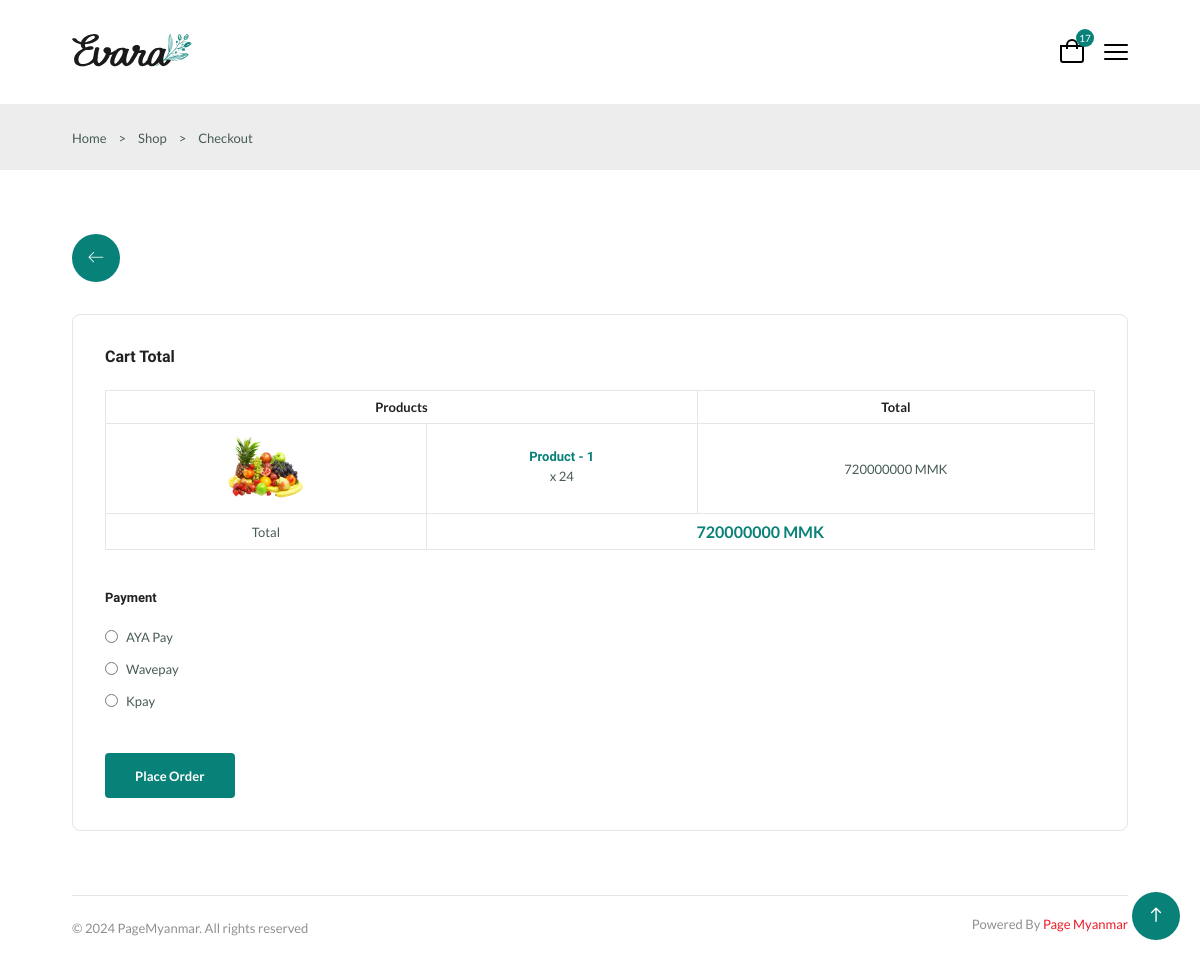
The page /checkout/1/ on the database its author committed.
### app/models.py (models this page shows, shortened)
class TableModel(models.Model):
    name = models.CharField(max_length=200)
    status = models.BooleanField(default=False)
    created_at = models.DateTimeField(auto_now_add=True)
    updated_at = models.DateTimeField(auto_now=True)

class ProductModel(models.Model):
    name = models.CharField(max_length=200)
    image = models.ImageField(upload_to='product/')
    size = models.ManyToManyField(SizeModel)
    meat = models.ManyToManyField(MeatModel)
    spicy = models.ManyToManyField(SpicyModel)
    price = models.IntegerField(default=0,null=True,blank=True)
    stock = models.BooleanField(default=False)
    category = models.ForeignKey(CategoryModel,on_delete=models.SET_NULL,null=True,default=None)
    created_at = models.DateTimeField(auto_now_add=True)
    updated_at = models.DateTimeField(auto_now=True)

class PaymentModel(models.Model):
    name = models.CharField(max_length=200)
    number = models.CharField(max_length=200,default=None,null=True,blank=True)
    created_at = models.DateTimeField(auto_now_add=True)
    updated_at = models.DateTimeField(auto_now=True)

### app/views.py (the view)
# urls.py: path('checkout/<int:id>/',Checkout),
@transaction.atomic
def Checkout(request, id):
    table = TableModel.objects.get(id=id)
    cart_items = CartModel.objects.filter(table=table, status=True)
    grouped_cart = defaultdict(lambda: {"quantity": 0, "total_price": 0, "product": None})
    for cart in cart_items:
        product_id = cart.product.id
        grouped_cart[product_id]["product"] = cart.product
        grouped_cart[product_id]["quantity"] += cart.quantity
        grouped_cart[product_id]["total_price"] += cart.total_price
    grouped_cart_items = list(grouped_cart.values())
    total = sum(item["total_price"] for item in grouped_cart_items)
    if request.method == "POST":
        checkout = CheckoutModel.objects.create(
            payment_id=request.POST.get('payment'),
            total=total,
            table=table,
        )
        checkout.cart_items.set(cart_items)
        checkout.save()
        CartModel.objects.filter(table=table).update(table=None)
        table.status = False
        table.save()
        return redirect('/checkout-success/')
    else:
        payments = PaymentModel.objects.all().order_by('-created_at')
        context = {
            'table': table,
            'cart_items': grouped_cart_items,
            'total': total,
            'payments': payments
        }
        return render(request, "checkout.html", context)

### app/context_processors.py (called while the page is built)
def Counts(request):
    table_id = request.resolver_match.kwargs.get('id')  # Get `id` from the URL kwargs
    if table_id:
        table = TableModel.objects.filter(id=table_id).first()
        if table:
            cart_count = CartModel.objects.filter(table=table).count()
            return {
                'cart_count': cart_count,
                'table_id': table.id  # Pass the table_id to the context as well
            }
    return {
        'cart_count': 0,
    }

### app/templatetags/custom_permissions.py (called while the page is built)
@register.filter
def has_role_permission(user, permission_codename):
    if user.is_authenticated and hasattr(user, 'has_permission'):
        return user.has_permission(permission_codename)
    return False

### templates/checkout.html (shortened to what this page needs)
{% extends 'components/base.html' %}
{% block body %}
<section class="breadcrumb">
  <ul class="breadcrumb__list flex container">
    <li><a href="/" class="breadcrumb__link">Home</a></li>
    <li><span class="breadcrumb__link">></span></li>
    <li><span class="breadcrumb__link">Shop </span></li>
    <li><span class="breadcrumb__link">></span></li>
    <li><span class="breadcrumb__link">Checkout</span></li>
  </ul>
</section>
<section class="checkout section--lg container ">
  <div class="go__back">
    <a href="/carts/{{table.id}}/" class="lnr lnr-arrow-left"></a>
  </div>
  <div class="checkout__container grid">
    <form method="POST" action="/checkout/{{table.id}}/" class="checkout__group">
      <h3 class="section__title">Cart Total</h3>
      <table class="order__table">
        <tr>
          <th colspan="2">Products</th>
          <th>Total</th>
        </tr>
        {% for item in cart_items %}
        <tr>
          <td>
            <img src="{{item.product.image.url}}" alt="{{item.product.name}}" class="order__img">
          </td>
          <td>
            <h3 class="table__title">{{item.product.name}}</h3>
            <p class="table__quantity">x {{item.quantity}}</p>
          </td>
          <td>
            <span class="table__price">{{item.total_price}} MMK</span>
          </td>
        </tr>
        {% endfor %}
        <tr>
          <td><span class="order__subtitle">Total</span></td>
          <td colspan="2"><span class="order__grand-total">{{total}} MMK</span></td>
        </tr>
      </table>
      <div class="payment__methods">
        <h3 class="checkout__title payment__title">Payment</h3>
        {% for payment in payments %}
        <div class="payment__option flex">
          <input type="radio" value="{{payment.id}}" required name="payment" id="radio_{{payment.id}}" class="payment__input">
          <label for="radio_{{payment.id}}" class="payment__label">{{payment.name}}</label>
        </div>
        {% endfor %}
      </div>
      <button type="submit" class="btn btn--md">Place Order</button>
    </form>
  </div>
</section>
{% endblock %}

### rows shown on the page
ProductModel: product.image (picture), product.name "Product - 1", quantity "24", total_price "720000000"
PaymentModel: name "AYA Pay"
PaymentModel: name "Wavepay"
PaymentModel: name "Kpay"

### other values the page prints
{{ cart_count }} "17"
{{ total }} "720000000"
